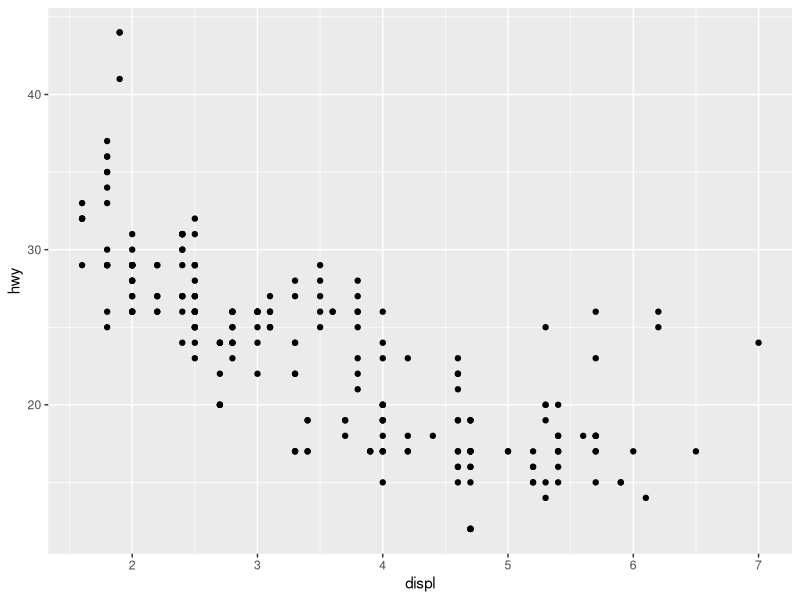
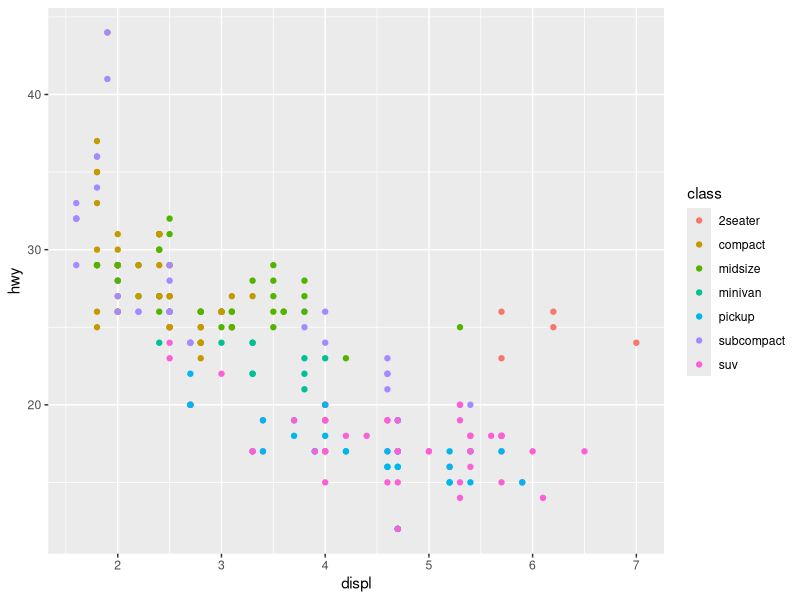
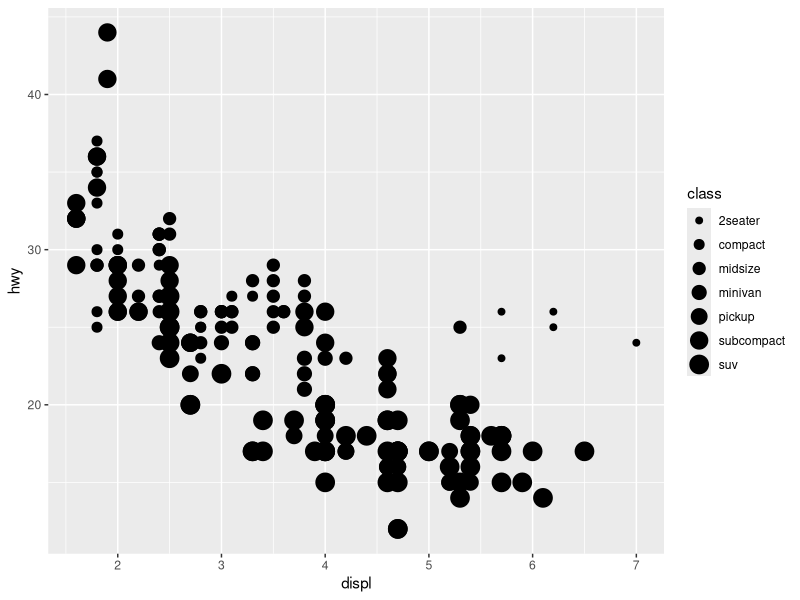
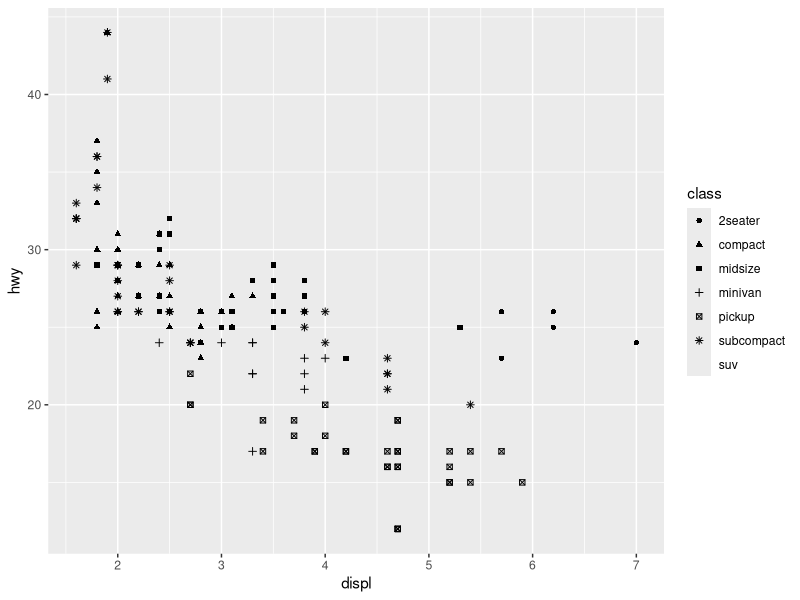
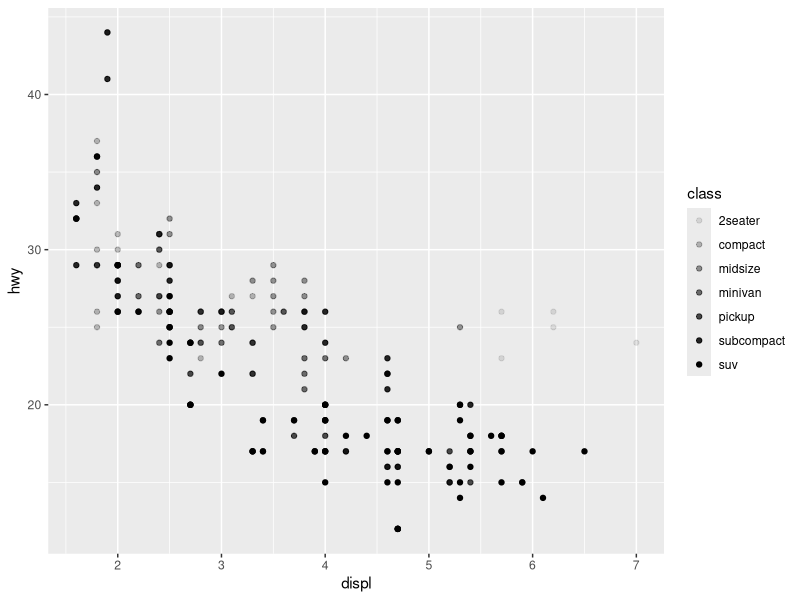
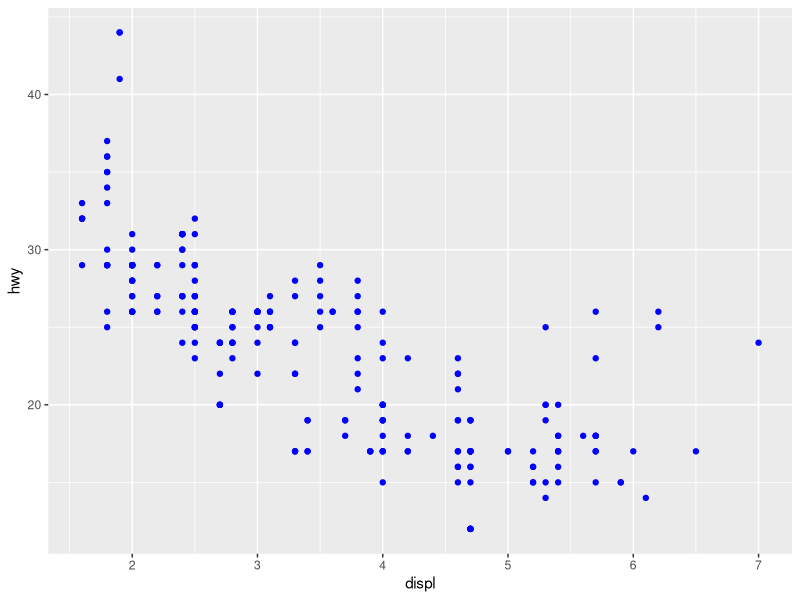
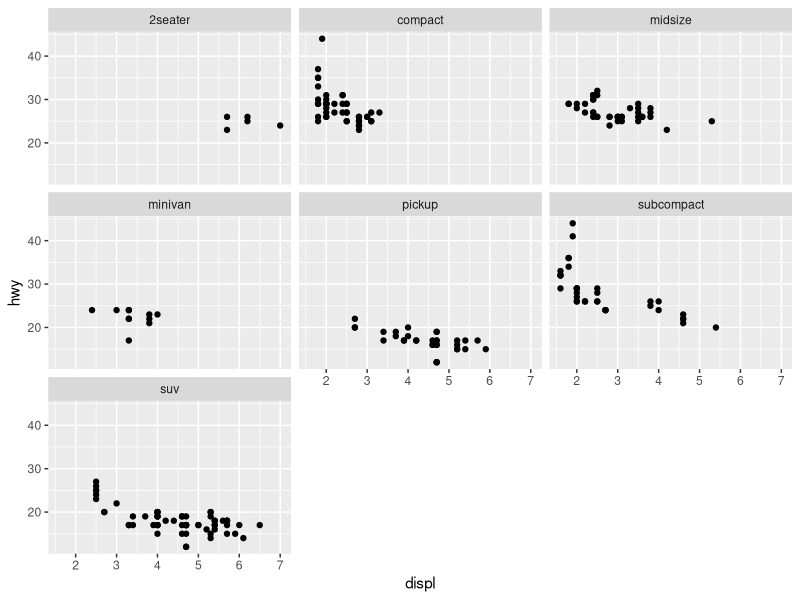
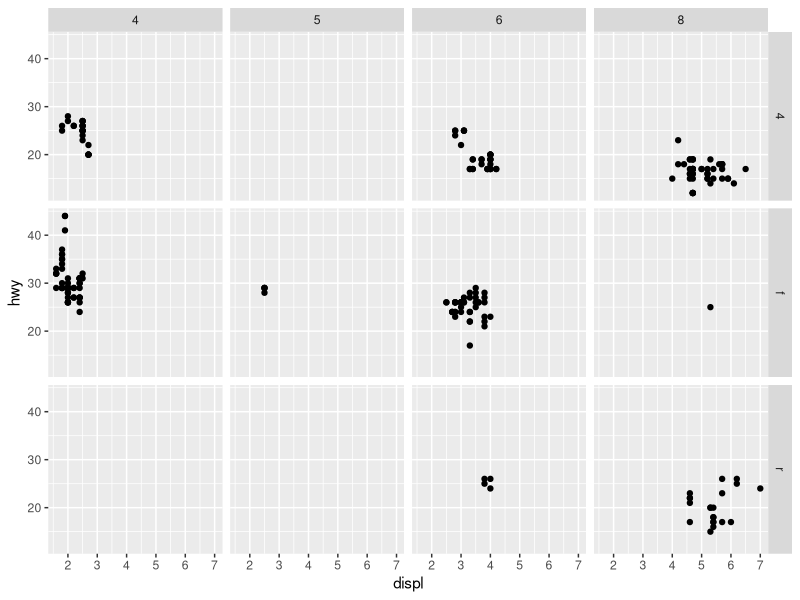

The R source for these figures, in order:
## ---- chunk 1
library(tidyverse) # 方便使用其中的 ggplot2
## ---- chunk 2
view(mpg) # 使用 view() 函数可以方便观察对应数据集
head(mpg) # 可以在控制台打印数据集头部信息（前十行）
## ---- chunk 3
ggplot(data = mpg) + # 统一设置想要处理的数据集
    # 绘制 point，mapping 属性用来设置相关的 x 轴和 y 轴参数
    geom_point(mapping = aes(x = displ, y = hwy))
## ---- chunk 4
ggplot(data = mpg) +
    geom_point(mapping = aes(x = displ, y = hwy, color = class))
## ---- chunk 5
ggplot(data = mpg) +
    geom_point(mapping = aes(x = displ, y = hwy, size = class))
## ---- chunk 6
ggplot(data = mpg) +
    geom_point(mapping = aes(x = displ, y = hwy, shape = class))
## ---- chunk 7
ggplot(data = mpg) +
    geom_point(mapping = aes(x = displ, y = hwy, alpha = class))
## ---- chunk 8
ggplot(data = mpg) +
    geom_point(mapping = aes(x = displ, y = hwy), color = "blue")
## ---- chunk 9
ggplot(data = mpg) +
    geom_point(mapping = aes(x = displ, y = hwy)) +
    facet_wrap(~class, nrow = 3) # 以 class 分类，三列，不限制行
## ---- chunk 10
ggplot(data = mpg) +
    geom_point(mapping = aes(x = displ, y = hwy)) +
    facet_grid(drv ~ cyl) # 以 drv 为 x 轴，cyl 为 y 轴
## ---- chunk 11
ggplot(data = mpg) +
    geom_point(aes(x = displ, y = hwy)) +
    geom_smooth(aes(x = displ, y = hwy))
## ---- chunk 12
ggplot(data = mpg, mapping = aes(x = displ, y = hwy)) +
    geom_point() +
    geom_smooth()
## ---- chunk 13
ggplot(data = mpg, mapping = aes(x = displ, y = hwy)) +
    geom_point(color = "blue") +
    geom_smooth(data = filter(mpg, class == "subcompact"))
## ---- chunk 14
ggplot(data = mpg) +
    geom_smooth(
        mapping = aes(x = displ, y = hwy, color = drv),
        show.legend = FALSE,
        se = FALSE
    )
## ---- chunk 15
ggplot(data = diamonds) +
    geom_bar(mapping = aes(x = cut, colour = cut)) # colour 为描边颜色
ggplot(data = diamonds) +
    geom_bar(mapping = aes(x = cut, fill = cut)) # fill 为填充颜色
## ---- chunk 16
ggplot(data = diamonds) +
    geom_bar(mapping = aes(x = cut, fill = clarity))
## ---- chunk 17
ggplot(data = diamonds, mapping = aes(x = cut, fill = clarity)) +
    geom_bar(alpha = 1 / 5, position = "identity")
## ---- chunk 18
ggplot(data = diamonds, mapping = aes(x = cut, colour = clarity)) +
    geom_bar(fill = NA, position = "identity")
## ---- chunk 19
ggplot(data = diamonds, mapping = aes(x = cut, fill = clarity)) +
    geom_bar(position = "fill")
## ---- chunk 20
ggplot(data = diamonds, mapping = aes(x = cut, fill = clarity)) +
    geom_bar(position = "dodge")
## ---- chunk 21
ggplot(data = diamonds) +
    stat_summary(
        mapping = aes(x = cut, y = depth),
        fun.max = max, # 上限最大值
        fun.min = min, # 下限为最小值
        fun.y = mean # 标点为平均数
    )
## ---- chunk 22
ggplot(data = mpg, mapping = aes(x = class, y = hwy)) +
    geom_boxplot() +
    coord_flip()
## ---- chunk 23
nz <- map_data("nz") # 从 map_data 里调用某国的地图
ggplot(nz, aes(long, lat, group = group)) +
    geom_polygon(fill = "white", colour = "black") +
    coord_quickmap() # 这里会使图表以正确的横纵比显示，防止图像拉伸扭曲
## ---- chunk 24
bar <- ggplot(data = diamonds) +
    geom_bar(
        mapping = aes(x = cut, fill = cut),
        show.legend = FALSE,
        width = 1
    ) +
    theme(aspect.ratio = 1) +
    labs(x = NULL, y = NULL) +
    coord_polar() # 设置为极坐标（有点像圆饼图）
## ---- chunk 25
p <- list()
p[[1]] <- ggplot(mpg, aes(x = displ, y = hwy)) +
    geom_point() +
    geom_smooth(se = FALSE) # 注意包含回归曲线
p[[2]] <- ggplot(mpg, aes(x = displ, y = hwy)) +
    geom_smooth(mapping = aes(group = drv), se = FALSE) + # 以 drv 分组作出多条回归线
    geom_point()
p[[3]] <- ggplot(mpg, aes(x = displ, y = hwy, colour = drv)) + # 全局以 drv 分类添加着色
    geom_point() +
    geom_smooth(se = FALSE)
p[[4]] <- ggplot(mpg, aes(x = displ, y = hwy)) +
    geom_point(aes(colour = drv)) +
    geom_smooth(se = FALSE) # 如果只要总的回归线，就不要把 colour 变量对 smooth 进行应用
p[[5]] <- ggplot(mpg, aes(x = displ, y = hwy)) +
    geom_point(aes(colour = drv)) +
    geom_smooth(aes(linetype = drv), se = FALSE) # 与以颜色分组类似，这里只是改用线条样式
p[[6]] <- ggplot(mpg, aes(x = displ, y = hwy)) +
    geom_point(size = 4, color = "white") +
    geom_point(aes(colour = drv)) # 这里是两幅非常相似的图重叠的效果。注意后画的图优先显示
## ---- chunk 26
library(grid) # 引用一下布局包
grid.newpage() # 新建布局包
pushViewport(viewport(layout = grid.layout(3, 2))) # 设置 2x3 布局
print(p[[1]], vp = viewport(layout.pos.row = 1, layout.pos.col = 1))
print(p[[2]], vp = viewport(layout.pos.row = 1, layout.pos.col = 2))
print(p[[3]], vp = viewport(layout.pos.row = 2, layout.pos.col = 1))
print(p[[4]], vp = viewport(layout.pos.row = 2, layout.pos.col = 2))
print(p[[5]], vp = viewport(layout.pos.row = 3, layout.pos.col = 1))
print(p[[6]], vp = viewport(layout.pos.row = 3, layout.pos.col = 2))
## ---- chunk 27
ggplot(data = mpg, mapping = aes(x = displ, y = hwy)) +
    geom_point(alpha = 1 / 5)
## ---- chunk 28
ggplot(data = mpg) +
    geom_point(mapping = aes(x = displ, y = hwy), position = "jitter")
